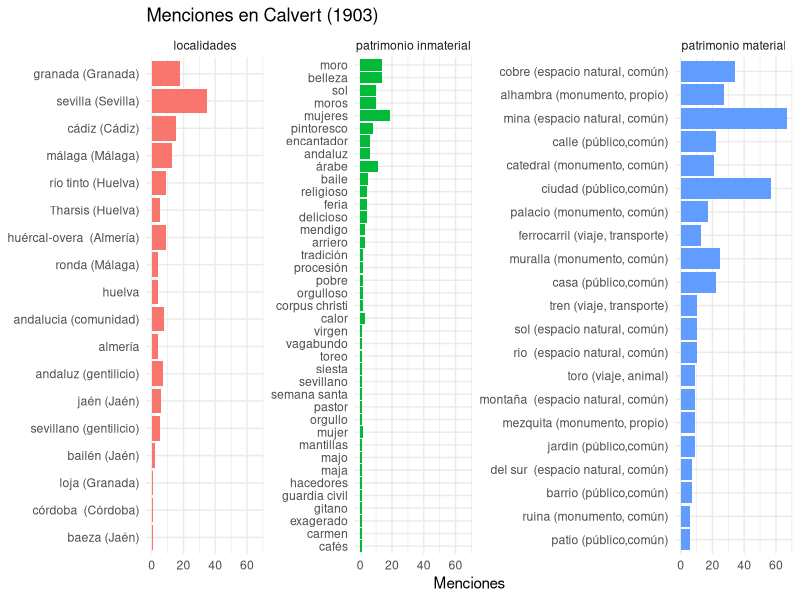
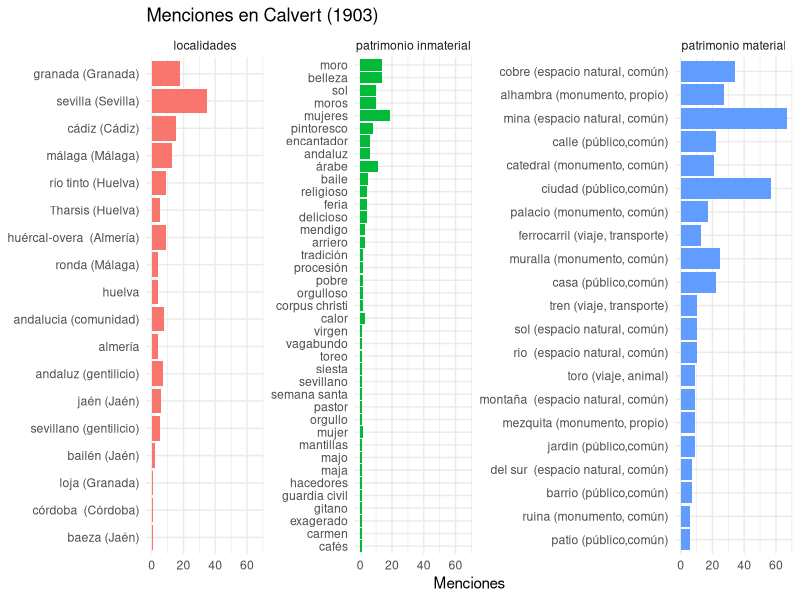

R code for these plots, in order:
# CCOMPROBACIONES PREVIAS
#primer paso: Ver la ruta
getwd()
#segundo paso: ver si están los documentos csv
list.files()
#tercer paso: cargar el relato
relato <- readLines("1903_Calvert_impressions_spain.txt", encoding = "UTF-8")
#COMIENZO DE LAS OPERACIONES PARA AJUSTARSE A R
#cuarto paso: cambio de estructura para trabajar con R
libro <- paste(relato, collapse = " ")
#quinto paso: todo a minúscula para trabajar con R
#OJO, no se hace con tidytext, porque no nos interesa para la lista csv que queremos cruzar, pues son palabras compuestas
# Y el paquete tidytexto incluye el tokenizador y separaría las palabras compuestas
#por tanto, se usa la función independiente de tolower
#tokenizar se reserva para el análisis de sentimientos
libro_previo <- tolower(libro) 
#sexto paso: se instala el ecosistema tidyverse que incluye los paquetes y sus funciones para las operaciones
install.packages("tidyverse")
#Una vez instalado, se carga
library("tidyverse") 
#AHORA LAS OPERACIONES CON LOS TRES CSV (LOCALIIDADES, PATRIMONIO MATERIAL E INMATERIAL)
#septimo paso: se cargan sin necesidad de caragr el paquete readr, pues ya está instalado e incluido en tidyverse
localidades <- read_csv("localidades_normalizacion.csv")
View(localidades)
patrimonio_material <- read_csv("patrimonio_material_normalizacion.csv")
View(patrimonio_material)
patrimonio_inmaterial <- read_csv("patrimonio_inmaterial_normalizacion.csv")
View(patrimonio_inmaterial) 
#octavo paso: se hacen las operaciones, una por cada csv
#se usa las mismas funciones de los paquetes de tidyverse, como dplyr, magrittr, readr o stringr
#localidades
resultado <- localidades %>%
  mutate(menciones = str_count(libro_previo, paste0("\\b", variantes, "\\b"))) %>%
  filter(menciones > 0) %>%
  arrange(desc(menciones))
# lo visualizamos en la tabla
View(resultado)
#mismo proceso con patrimonio material
resultado_material <- patrimonio_material %>%
  mutate(menciones = str_count(libro_previo, paste0("\\b", variantes, "\\b"))) %>%
  filter(menciones > 0) %>%
  arrange(desc(menciones))
#visualizamos el resultado
View(resultado_material)
#mismo proceso con patrimonio inmaterial
resultado_inmaterial <- patrimonio_inmaterial %>%
  mutate(menciones = str_count(libro_previo, paste0("\\b", variantes, "\\b"))) %>%
  filter(menciones > 0) %>%
  arrange(desc(menciones))
#visualizamos el resultado
View(resultado_inmaterial)
#noveno paso: se exportan los resultados de cada uno fuera de R
#localidades
write_csv(resultado, "resultado_localidades_Calvert.csv") 
#patrimonio material
write_csv(resultado_material, "resultado_material_Calvert.csv")
#patrimonio inmaterial
write_csv(resultado_inmaterial, "resultado_inmaterial_Calvert.csv") 
#décimo paso: creación de gráficas conjuntas en mismo espacio, pero manteninedo cada una su integridad
resultado <- resultado %>% mutate(tipo = "localidades") 
resultado_material <- resultado_material %>% mutate(tipo = "patrimonio material")
resultado_inmaterial <- resultado_inmaterial %>% mutate(tipo = "patrimonio inmaterial") 
#se une la nueva tabla apra cada uno
todo <- bind_rows(resultado, resultado_material, resultado_inmaterial)
#undécimo paso: representación visual de la gráfica
top25 <- todo %>%
  group_by(tipo) %>%
  slice_max(menciones, n = 25) %>%
  ungroup()
#duodécimo paso y últtimo que une todo lo anterior del preoceso de gráfica
#crecaicón definitiva con nuevas funciones y nuevo paquete diferente:ggplot
ggplot(top25, aes(x = reorder(principal, menciones), y = menciones, fill = tipo)) +
  geom_col() +
  coord_flip() +
  facet_wrap(~tipo, scales = "free_y") +
  labs(title = "Menciones en Calvert (1903)",
       x = NULL, y = "Menciones") +
  theme_minimal() +
  theme(legend.position = "none")
#dédimotercer paso o epílogo: exportación a imagen
ggsave("grafica_Calvert.png", width = 12, height = 8) 
